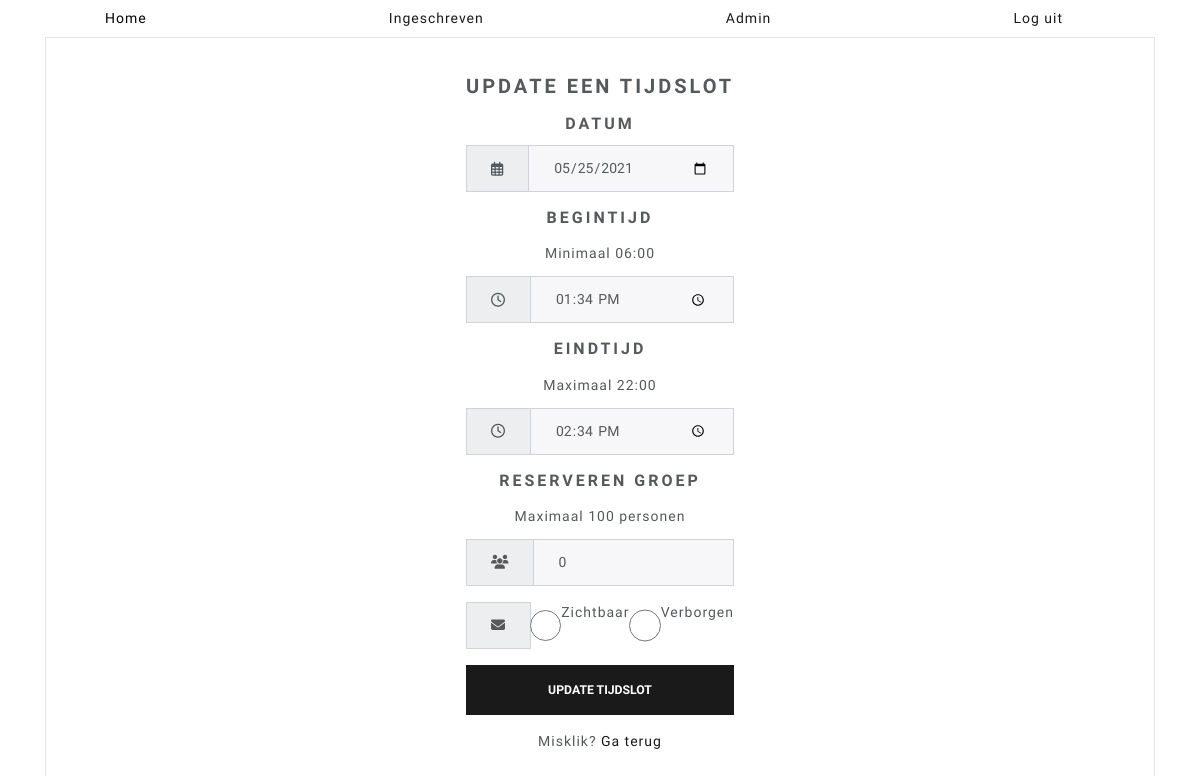
Page /admin/timeslot_edit.php?ID=30 (signed in) on the committed database.
### tables this page shows
CREATE TABLE `times` (
  `ID` int(10) NOT NULL,
  `date` date NOT NULL,
  `starttime` time NOT NULL,
  `endtime` time NOT NULL,
  `amount_people_in` int(3) NOT NULL,
  `hidden` tinyint(1) NOT NULL,
  `created_at` timestamp NOT NULL DEFAULT CURRENT_TIMESTAMP,
  `updated_at` timestamp NOT NULL DEFAULT CURRENT_TIMESTAMP ON UPDATE CURRENT_TIMESTAMP
);

### Includes/config.php (called while the page is built, shortened)
<?php
function Conn()
{
    $dsn         = "mysql:host=localhost;dbname=ex_83504";
    $DB_username = "ex83504";
    $DB_password = "Cy8o^n68";
    try {
        $conn = new PDO($dsn, $DB_username, $DB_password);
        $conn->setAttribute(PDO::ATTR_ERRMODE, PDO::ERRMODE_EXCEPTION);
    } catch (PDOException $e) {
        $error = "Geen connectie mogelijk. Error: " . $e->getMessage();
        return $error;
    }
    return $conn;
}
function GetTimesData($ID)
{
    $stmt = Conn()->prepare("SELECT * FROM times WHERE ID=?");
    $stmt->execute([$ID]);
    $data = $stmt->fetch();
    return $data;
}

### admin/timeslot_edit.php (the view, shortened to what this page needs)
<?php
require_once('../Includes/config.php');
?>
<html lang="en">
<head>
    <link href="https://stackpath.bootstrapcdn.com/bootswatch/4.5.2/lux/bootstrap.min.css" rel="stylesheet">
</head>
<body>
    <?php
        require_once '../Includes/nav.php';
        $data = GetTimesData($_GET['ID']);
    ?>
    <div class="container">
        <div class="card bg-light">
            <article class="card-body mx-auto" style="max-width: 400px;">
                <h4 class="card-title mt-3 text-center">Update een tijdslot</h4>
                <form action="timeslot_edit_proces.php" method="POST">
                <h5 class="card-title mt-3 text-center">Datum</h5>
                    <div class="form-group input-group">
                        <div class="input-group-prepend">
                            <span class="input-group-text"> <i class="far fa-calendar-alt"></i> </span>
                        </div>
                        <input type="number" name="ID" value="<?php echo $data['ID'] ?>" hidden><br>
                        <input type="date" name="date" class="form-control" placeholder="Datum" value="<?php echo $data['date'] ?>" required><br>
                    </div>
                    <h5 class="card-title mt-3 text-center">Begintijd</h5>
                    <p class="card-title mt-3 text-center">Minimaal 06:00</p>
                    <div class="form-group input-group">
                        <div class="input-group-prepend">
                            <span class="input-group-text"> <i class="far fa-clock"></i> </span>
                        </div>
                        <input type="time" class="form-control" name="starttime" placeholder="Starttijd" min="06:00" max="22:00" value="<?php echo $data['starttime'] ?>" required><br>
                    </div>
                    <h5 class="card-title mt-3 text-center">Eindtijd</h5>
                    <p class="card-title mt-3 text-center">Maximaal 22:00</p>
                    <div class="form-group input-group">
                        <div class="input-group-prepend">
                            <span class="input-group-text"> <i class="far fa-clock"></i> </span>
                        </div>
                        <input type="time" class="form-control" name="endtime" placeholder="Eindtijd" min="06:00" max="22:00" value="<?php echo $data['endtime'] ?>" required><br>
                    </div>
                    <h5 class="card-title mt-3 text-center">Reserveren groep</h5>
                    <p class="card-title mt-3 text-center">Maximaal 100 personen</p>
                    <div class="form-group input-group">
                        <div class="input-group-prepend">
                            <span class="input-group-text"> <i class="fas fa-users"></i> </span>
                        </div>
                        <input type="number" class="form-control" name="amount_people_in" placeholder="Grootte groep" min="0" max="100" value="<?php echo $data['amount_people_in'] ?>"><br>
                    </div>
                    <div class="form-group input-group">
                        <div class="input-group-prepend">
                            <span class="input-group-text"> <i class="fas fa-envelope"></i> </span>
                        </div>
                        <input type="radio" name="hidden" value="1" id="true" class="form-control" placeholder="Zichtbaarheid">
                        <label for="true">Zichtbaar</label>
                        <input type="radio" name="hidden" value="0" id="false" class="form-control" placeholder="Zichtbaarheid">
                        <label for="false">Verborgen</label>
                    </div>
                    <div class="form-group">
                        <button type="submit" class="btn btn-primary btn-block"> Update Tijdslot </button>
                    </div>
                    <p class="text-center">Misklik? <a href="./index.php">Ga terug</a> </p>
                </form>
            </article>
        </div>
    </div>
</body>
</html>

### rows in the picture
times: date "05/25/2021", starttime "13:34:00", endtime "14:34:00", amount_people_in "0"
